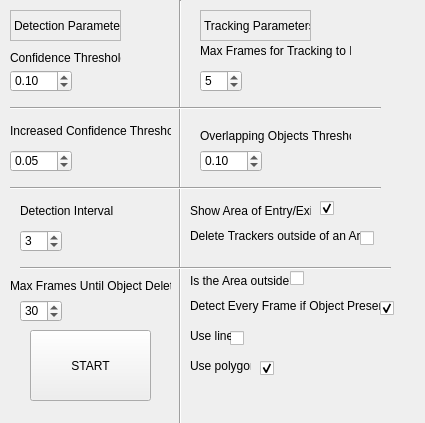
<?xml version="1.0" encoding="UTF-8"?>
<ui version="4.0">
 <class>Form</class>
 <widget class="QWidget" name="Form">
  <property name="geometry">
   <rect>
    <x>0</x>
    <y>0</y>
    <width>425</width>
    <height>423</height>
   </rect>
  </property>
  <property name="windowTitle">
   <string>Form</string>
  </property>
  <widget class="QLabel" name="label">
   <property name="geometry">
    <rect>
     <x>10</x>
     <y>10</y>
     <width>111</width>
     <height>31</height>
    </rect>
   </property>
   <property name="frameShape">
    <enum>QFrame::StyledPanel</enum>
   </property>
   <property name="text">
    <string>Detection Parameters</string>
   </property>
  </widget>
  <widget class="QLabel" name="label_2">
   <property name="geometry">
    <rect>
     <x>10</x>
     <y>50</y>
     <width>111</width>
     <height>16</height>
    </rect>
   </property>
   <property name="text">
    <string>Confidence Threshold</string>
   </property>
  </widget>
  <widget class="QLabel" name="label_3">
   <property name="geometry">
    <rect>
     <x>10</x>
     <y>110</y>
     <width>161</width>
     <height>41</height>
    </rect>
   </property>
   <property name="text">
    <string>Increased Confidence Threshold</string>
   </property>
  </widget>
  <widget class="QLabel" name="label_4">
   <property name="geometry">
    <rect>
     <x>10</x>
     <y>270</y>
     <width>161</width>
     <height>31</height>
    </rect>
   </property>
   <property name="text">
    <string>Max Frames Until Object Deletion</string>
   </property>
  </widget>
  <widget class="QLabel" name="label_5">
   <property name="geometry">
    <rect>
     <x>20</x>
     <y>200</y>
     <width>151</width>
     <height>21</height>
    </rect>
   </property>
   <property name="text">
    <string>Detection Interval</string>
   </property>
  </widget>
  <widget class="QLabel" name="label_6">
   <property name="geometry">
    <rect>
     <x>190</x>
     <y>290</y>
     <width>191</width>
     <height>31</height>
    </rect>
   </property>
   <property name="text">
    <string>Detect Every Frame if Object Present</string>
   </property>
  </widget>
  <widget class="QLabel" name="label_8">
   <property name="geometry">
    <rect>
     <x>200</x>
     <y>10</y>
     <width>111</width>
     <height>31</height>
    </rect>
   </property>
   <property name="frameShape">
    <enum>QFrame::StyledPanel</enum>
   </property>
   <property name="text">
    <string>Tracking Parameters</string>
   </property>
  </widget>
  <widget class="QLabel" name="label_7">
   <property name="geometry">
    <rect>
     <x>200</x>
     <y>40</y>
     <width>151</width>
     <height>21</height>
    </rect>
   </property>
   <property name="text">
    <string>Max Frames for Tracking to Fail</string>
   </property>
  </widget>
  <widget class="QLabel" name="label_9">
   <property name="geometry">
    <rect>
     <x>200</x>
     <y>120</y>
     <width>151</width>
     <height>31</height>
    </rect>
   </property>
   <property name="text">
    <string>Overlapping Objects Threshold</string>
   </property>
  </widget>
  <widget class="QLabel" name="label_10">
   <property name="geometry">
    <rect>
     <x>190</x>
     <y>200</y>
     <width>121</width>
     <height>21</height>
    </rect>
   </property>
   <property name="text">
    <string>Show Area of Entry/Exit?</string>
   </property>
  </widget>
  <widget class="QLabel" name="label_11">
   <property name="geometry">
    <rect>
     <x>190</x>
     <y>270</y>
     <width>101</width>
     <height>21</height>
    </rect>
   </property>
   <property name="text">
    <string>Is the Area outside?</string>
   </property>
  </widget>
  <widget class="QLabel" name="label_12">
   <property name="geometry">
    <rect>
     <x>190</x>
     <y>210</y>
     <width>181</width>
     <height>51</height>
    </rect>
   </property>
   <property name="text">
    <string>Delete Trackers outside of an Area?</string>
   </property>
  </widget>
  <widget class="QSpinBox" name="spinBox_3">
   <property name="geometry">
    <rect>
     <x>20</x>
     <y>230</y>
     <width>42</width>
     <height>22</height>
    </rect>
   </property>
   <property name="maximum">
    <number>30</number>
   </property>
   <property name="value">
    <number>3</number>
   </property>
  </widget>
  <widget class="QSpinBox" name="spinBox_4">
   <property name="geometry">
    <rect>
     <x>20</x>
     <y>300</y>
     <width>42</width>
     <height>22</height>
    </rect>
   </property>
   <property name="maximum">
    <number>100</number>
   </property>
   <property name="value">
    <number>30</number>
   </property>
  </widget>
  <widget class="Line" name="line">
   <property name="geometry">
    <rect>
     <x>170</x>
     <y>0</y>
     <width>20</width>
     <height>541</height>
    </rect>
   </property>
   <property name="orientation">
    <enum>Qt::Vertical</enum>
   </property>
  </widget>
  <widget class="QSpinBox" name="spinBox_5">
   <property name="geometry">
    <rect>
     <x>200</x>
     <y>70</y>
     <width>42</width>
     <height>22</height>
    </rect>
   </property>
   <property name="maximum">
    <number>30</number>
   </property>
   <property name="value">
    <number>5</number>
   </property>
  </widget>
  <widget class="QCheckBox" name="checkBox">
   <property name="geometry">
    <rect>
     <x>320</x>
     <y>200</y>
     <width>70</width>
     <height>17</height>
    </rect>
   </property>
   <property name="text">
    <string/>
   </property>
   <property name="checkable">
    <bool>true</bool>
   </property>
   <property name="checked">
    <bool>true</bool>
   </property>
   <property name="tristate">
    <bool>false</bool>
   </property>
  </widget>
  <widget class="QCheckBox" name="checkBox_2">
   <property name="geometry">
    <rect>
     <x>360</x>
     <y>230</y>
     <width>70</width>
     <height>17</height>
    </rect>
   </property>
   <property name="text">
    <string/>
   </property>
  </widget>
  <widget class="QCheckBox" name="checkBox_3">
   <property name="geometry">
    <rect>
     <x>290</x>
     <y>270</y>
     <width>70</width>
     <height>17</height>
    </rect>
   </property>
   <property name="text">
    <string/>
   </property>
   <property name="checked">
    <bool>false</bool>
   </property>
  </widget>
  <widget class="QCheckBox" name="checkBox_4">
   <property name="geometry">
    <rect>
     <x>380</x>
     <y>300</y>
     <width>70</width>
     <height>17</height>
    </rect>
   </property>
   <property name="text">
    <string/>
   </property>
   <property name="checked">
    <bool>true</bool>
   </property>
   <property name="tristate">
    <bool>false</bool>
   </property>
  </widget>
  <widget class="QDoubleSpinBox" name="doubleSpinBox">
   <property name="geometry">
    <rect>
     <x>10</x>
     <y>70</y>
     <width>62</width>
     <height>22</height>
    </rect>
   </property>
   <property name="maximum">
    <double>1.000000000000000</double>
   </property>
   <property name="singleStep">
    <double>0.100000000000000</double>
   </property>
   <property name="value">
    <double>0.100000000000000</double>
   </property>
  </widget>
  <widget class="QDoubleSpinBox" name="doubleSpinBox_2">
   <property name="geometry">
    <rect>
     <x>10</x>
     <y>150</y>
     <width>62</width>
     <height>22</height>
    </rect>
   </property>
   <property name="maximum">
    <double>1.000000000000000</double>
   </property>
   <property name="singleStep">
    <double>0.100000000000000</double>
   </property>
   <property name="value">
    <double>0.050000000000000</double>
   </property>
  </widget>
  <widget class="QDoubleSpinBox" name="doubleSpinBox_3">
   <property name="geometry">
    <rect>
     <x>200</x>
     <y>150</y>
     <width>62</width>
     <height>22</height>
    </rect>
   </property>
   <property name="maximum">
    <double>1.000000000000000</double>
   </property>
   <property name="singleStep">
    <double>0.100000000000000</double>
   </property>
   <property name="value">
    <double>0.100000000000000</double>
   </property>
  </widget>
  <widget class="Line" name="line_2">
   <property name="geometry">
    <rect>
     <x>10</x>
     <y>100</y>
     <width>371</width>
     <height>16</height>
    </rect>
   </property>
   <property name="orientation">
    <enum>Qt::Horizontal</enum>
   </property>
  </widget>
  <widget class="Line" name="line_3">
   <property name="geometry">
    <rect>
     <x>10</x>
     <y>180</y>
     <width>371</width>
     <height>16</height>
    </rect>
   </property>
   <property name="orientation">
    <enum>Qt::Horizontal</enum>
   </property>
  </widget>
  <widget class="Line" name="line_4">
   <property name="geometry">
    <rect>
     <x>20</x>
     <y>260</y>
     <width>371</width>
     <height>16</height>
    </rect>
   </property>
   <property name="orientation">
    <enum>Qt::Horizontal</enum>
   </property>
  </widget>
  <widget class="QCheckBox" name="checkBox_5">
   <property name="geometry">
    <rect>
     <x>230</x>
     <y>330</y>
     <width>70</width>
     <height>17</height>
    </rect>
   </property>
   <property name="text">
    <string/>
   </property>
   <property name="checked">
    <bool>false</bool>
   </property>
   <property name="tristate">
    <bool>false</bool>
   </property>
  </widget>
  <widget class="QLabel" name="label_13">
   <property name="geometry">
    <rect>
     <x>190</x>
     <y>320</y>
     <width>41</width>
     <height>31</height>
    </rect>
   </property>
   <property name="text">
    <string>Use line</string>
   </property>
  </widget>
  <widget class="QCheckBox" name="checkBox_6">
   <property name="geometry">
    <rect>
     <x>260</x>
     <y>360</y>
     <width>70</width>
     <height>17</height>
    </rect>
   </property>
   <property name="text">
    <string/>
   </property>
   <property name="checked">
    <bool>true</bool>
   </property>
   <property name="tristate">
    <bool>false</bool>
   </property>
  </widget>
  <widget class="QLabel" name="label_14">
   <property name="geometry">
    <rect>
     <x>190</x>
     <y>350</y>
     <width>61</width>
     <height>31</height>
    </rect>
   </property>
   <property name="text">
    <string>Use polygon</string>
   </property>
  </widget>
  <widget class="QPushButton" name="pushButton">
   <property name="geometry">
    <rect>
     <x>30</x>
     <y>330</y>
     <width>121</width>
     <height>71</height>
    </rect>
   </property>
   <property name="text">
    <string>START</string>
   </property>
  </widget>
 </widget>
 <resources/>
 <connections>
  <connection>
   <sender>checkBox_6</sender>
   <signal>pressed()</signal>
   <receiver>checkBox_5</receiver>
   <slot>toggle()</slot>
   <hints>
    <hint type="sourcelabel">
     <x>292</x>
     <y>378</y>
    </hint>
    <hint type="destinationlabel">
     <x>255</x>
     <y>346</y>
    </hint>
   </hints>
  </connection>
  <connection>
   <sender>checkBox_5</sender>
   <signal>clicked()</signal>
   <receiver>checkBox_6</receiver>
   <slot>toggle()</slot>
   <hints>
    <hint type="sourcelabel">
     <x>261</x>
     <y>349</y>
    </hint>
    <hint type="destinationlabel">
     <x>297</x>
     <y>378</y>
    </hint>
   </hints>
  </connection>
  <connection>
   <sender>pushButton</sender>
   <signal>clicked()</signal>
   <receiver>Form</receiver>
   <slot>close()</slot>
   <hints>
    <hint type="sourcelabel">
     <x>114</x>
     <y>369</y>
    </hint>
    <hint type="destinationlabel">
     <x>104</x>
     <y>481</y>
    </hint>
   </hints>
  </connection>
 </connections>
</ui>
